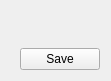
<?xml version="1.0" encoding="UTF-8"?>
<ui version="4.0">
 <class>Settings::CLanguageWidget</class>
 <widget class="QWidget" name="Settings::CLanguageWidget">
  <property name="geometry">
   <rect>
    <x>0</x>
    <y>0</y>
    <width>111</width>
    <height>81</height>
   </rect>
  </property>
  <property name="windowTitle">
   <string>Form</string>
  </property>
  <layout class="QVBoxLayout" name="verticalLayout">
   <item>
    <layout class="QHBoxLayout" name="horizontalLayout" stretch="0,1,0">
     <item>
      <spacer name="horizontalSpacer_2">
       <property name="orientation">
        <enum>Qt::Horizontal</enum>
       </property>
       <property name="sizeHint" stdset="0">
        <size>
         <width>40</width>
         <height>20</height>
        </size>
       </property>
      </spacer>
     </item>
     <item>
      <widget class="MainMenu::CScrollTable" name="tableWidget" native="true"/>
     </item>
     <item>
      <spacer name="horizontalSpacer_3">
       <property name="orientation">
        <enum>Qt::Horizontal</enum>
       </property>
       <property name="sizeHint" stdset="0">
        <size>
         <width>40</width>
         <height>20</height>
        </size>
       </property>
      </spacer>
     </item>
    </layout>
   </item>
   <item>
    <spacer name="verticalSpacer">
     <property name="orientation">
      <enum>Qt::Vertical</enum>
     </property>
     <property name="sizeHint" stdset="0">
      <size>
       <width>20</width>
       <height>40</height>
      </size>
     </property>
    </spacer>
   </item>
   <item>
    <layout class="QHBoxLayout" name="horizontalLayout_2">
     <item>
      <spacer name="horizontalSpacer">
       <property name="orientation">
        <enum>Qt::Horizontal</enum>
       </property>
       <property name="sizeHint" stdset="0">
        <size>
         <width>40</width>
         <height>20</height>
        </size>
       </property>
      </spacer>
     </item>
     <item>
      <widget class="QPushButton" name="btnApply">
       <property name="focusPolicy">
        <enum>Qt::NoFocus</enum>
       </property>
       <property name="text">
        <string>Save</string>
       </property>
      </widget>
     </item>
    </layout>
   </item>
  </layout>
 </widget>
 <customwidgets>
  <customwidget>
   <class>MainMenu::CScrollTable</class>
   <extends>QWidget</extends>
   <header>MainMenu/Include/ScrollTable.h</header>
   <container>1</container>
  </customwidget>
 </customwidgets>
 <resources/>
 <connections/>
</ui>
